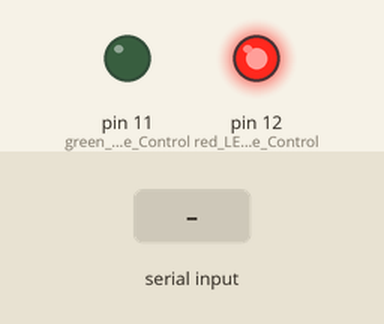
Recording of a sketch running on a simulated Arduino Mega 2560, built with avr-gcc and run on an emulated ATmega2560. Parts: output pins drawn as LEDs (lit = HIGH). The inputs (shaded band) are chosen by the test bench.

Above: at 1.2 s.
1.3 s: "t" received over Serial
At 1.9 s:
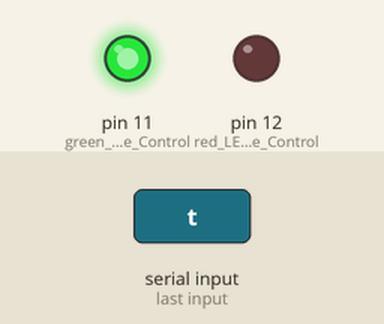
Timing chart, 0 to 4.3 s (numbered marks = the images above; inputs shaded):
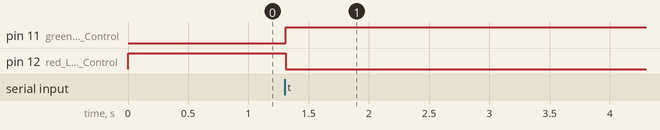

Measured:
- after the input at 1.3 s, pin 11 (green_LED_Gesture_Control): LOW → HIGH at once; pin 12 (red_LED_Remote_Control): HIGH → LOW at once

The sketch:

roboarm_wireless_send_remote.ino
```cpp
byte pos1,pos2,pos3,pos4,pos5,pos6;
const byte d=200;//TO CONFIRM BLUETOOTH DATA NOT LOST and in correct order
boolean state=0;//for switching between gesture and remote control, default is remote and red LED ON
void setup() {
  // put your setup code here, to run once:
  Serial.begin(9600);
  Serial1.begin(9600);
  pinMode(11, OUTPUT); //green LED Gesture Control
  pinMode(12, OUTPUT); //red LED Remote Control
  pos2=45;
}

void loop() {
  // put your main code here, to run repeatedly:
  char proc;
  // check if data has been sent from the computer:
  if (Serial.available())
  {
    // read the most recent byte (which will be from 0 to 255):
    proc = Serial.read();  //if multiple orders at the same time can be sent then fix this
  }
    if (proc == 't')//t //joystick button 11
    {
      state=!state;//toggle control methods
    }
    if(state==0)
    {
      digitalWrite(12,HIGH); //Red LED ON Remote control used
      digitalWrite(11,LOW);
      if (proc =='f') // f //RT
      {
        if(pos3<180)
        {
          pos3=pos3+1; //extend elbow
        }
      }
      else if(proc=='r') // r // LT
      {
        if(pos3>0)
        {
          pos3=pos3-1;//retract elbow
        }
      }
      else if (proc =='d') //d // L stick RIGHT
      {
        if(pos1<180)
        {
          pos1=pos1+1; //rotate base right
        }
      }
      else if(proc=='a')//a // L stick LEFT
      {
        if(pos1>0)
        {
          pos1=pos1-1;// rotate base left
        }
      }
      else if (proc =='w')//w L stick UP
      {
        if(pos2<180)
        {
          pos2=pos2+1;// base link up
        }
      }
      else if(proc=='s')//s L stick DOWN
      {
        if(pos2>45)
        {
          pos2=pos2-1;// base link down, minimum is 45 degrees
        }
      }
      else if (proc =='j')//j // R stick RIGHT
      {
        if(pos4<180)
        {
          pos4=pos4+1; //Rotate wrist right
        }
      }
      else if(proc=='g')//g //R stick LEFT
      {
        if(pos4>0)
        {
          pos4=pos4-1;// Rotate wrist left
        }
      }
      else if (proc =='y')//y // R stick UP
      {
        if(pos5<180)
        {
          pos5=pos5+1;//Wrist up
        }
      }
      else if(proc=='h')//h // R stick DOWN
      {
        if(pos5>0)
        {
          pos5=pos5-1; // Wrist down
        }
      }
      else if (proc =='q')//q //Button1
      {
        if(pos6>0)
        {
          pos6=pos6-1;//claw open
        }
      }
      else if(proc=='e')//e //Button 2
      {
        if(pos6<40)
        {
          pos6=pos6+1;//claw close
        }
      }
    }
    else
    {
      digitalWrite(12,LOW);//Green LED ON and Gesture part Used
      digitalWrite(11,HIGH);
    }
    Serial1.print(d);
  Serial1.print(",");
  Serial1.print(pos1);
  Serial1.print(",");
  Serial1.print(pos2);
  Serial1.print(",");
  Serial1.print(pos3);
  Serial1.print(",");
  Serial1.print(pos4);
  Serial1.print(",");
  Serial1.print(pos5);
  Serial1.print(",");
  Serial1.println(pos6);
  Serial1.flush();
  delay(100);//the rate at which we send is faster than what the receiver reads becoz performing servo functions too, so a delay is added here to reduce how
             //frequently we send the data, it simply piles up in the bluetooth serial and gives the lag we were seeeing. probably have to change this when gestue
             // code is added maybe won't even need it

}
//this code gives no lag yet
```
